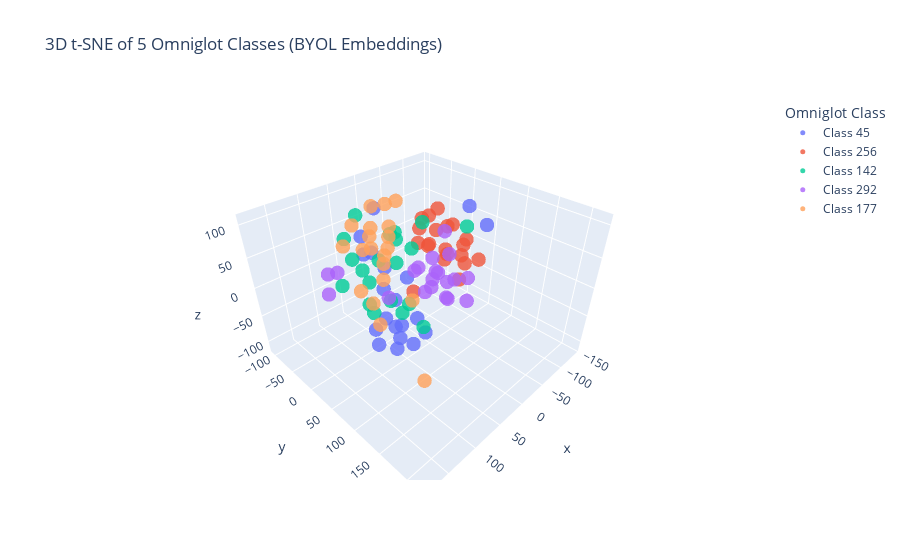

This figure's notebook cell:
### Code cell
import plotly.express as px
import pandas as pd

# Create a dataframe for easier plotting
df = pd.DataFrame({
    'x': X_3d[:, 0],
    'y': X_3d[:, 1],
    'z': X_3d[:, 2],
    'class': y
})

# Filter only selected class labels (5 classes)
df = df[df['class'].isin(selected_classes)]

# Map original class labels to consistent string labels
label_map = {label: f"Class {label}" for label in selected_classes}
df['class'] = df['class'].map(label_map)

# Create interactive 3D scatter plot
fig = px.scatter_3d(df, x='x', y='y', z='z',
                    color='class',
                    title="3D t-SNE of 5 Omniglot Classes (BYOL Embeddings)",
                    labels={"class": "Omniglot Class"},
                    opacity=0.8)

fig.update_traces(marker=dict(size=5))
fig.show()

### Figure 1 — Plotly figure (JSON) as saved in the notebook; plotly's stock layout.template omitted (floating-point values rounded to 4 significant figures)
{"data": [{"hovertemplate": "Omniglot Class=Class 45<br>x=%{x}<br>y=%{y}<br>z=%{z}<extra></extra>", "legendgroup": "Class 45", "marker": {"color": "#636efa", "opacity": 0.8, "size": 5, "symbol": "circle"}, "mode": "markers", "name": "Class 45", "scene": "scene", "showlegend": true, "type": "scatter3d", "x": [53.88, 20.19, 86.4, 32.86, 30.63, -9.936, -10.7, 31.85, 84.45, 16.43, 40.6, -96.32, 26.02, 45.05, 35.53, -101.9, 72.4, 55.41, 69.43, 71.35], "y": [-36.92, -79.83, 49.26, 72.46, 13.37, -66.21, -85.52, 34.49, 22.2, 38.21, -32.54, 71.22, -0.5303, 20.01, 49.19, 31.69, 30.59, 46.12, 50.29, 9.639], "z": [59.65, -2.006, -21.79, -65.25, -114.1, -34.6, 66.1, 13.25, -59.08, -67.44, 29.62, 62.9, -47.72, -78.26, -100.9, 78.2, 11.45, -53.9, -88.23, -104.9]}, {"hovertemplate": "Omniglot Class=Class 256<br>x=%{x}<br>y=%{y}<br>z=%{z}<extra></extra>", "legendgroup": "Class 256", "marker": {"color": "#EF553B", "opacity": 0.8, "size": 5, "symbol": "circle"}, "mode": "markers", "name": "Class 256", "scene": "scene", "showlegend": true, "type": "scatter3d", "x": [-86.93, -53.7, 2.959, -43.91, -100.1, -94.56, -115.2, -37.81, -60.63, -54.81, -100.7, -64.48, -90.04, -90.62, -30.14, -67.4, -85.8, -40.71, -73.26, -77.51], "y": [67.94, 41.49, 78.65, -17.62, -35.31, -5.035, 9.888, -26.79, 26.5, -9.409, 30.63, -42.27, 38.35, 27.99, 17.14, 52.41, 0.07369, 5.822, -41.94, -11.29], "z": [5.961, 68.18, 49.62, 44.03, 13.45, 33.71, -22.91, -77.26, 9.447, 12.01, 21.26, 0.2961, -15.21, -51.63, 35.42, 33.6, -3.558, 74.73, 42.25, 68.17]}, {"hovertemplate": "Omniglot Class=Class 142<br>x=%{x}<br>y=%{y}<br>z=%{z}<extra></extra>", "legendgroup": "Class 142", "marker": {"color": "#00cc96", "opacity": 0.8, "size": 5, "symbol": "circle"}, "mode": "markers", "name": "Class 142", "scene": "scene", "showlegend": true, "type": "scatter3d", "x": [37.29, 1.573, 53.98, 17.13, 20.63, 72.7, 2.576, 33.28, 56.92, 49.78, 20.16, 69.02, 63.4, 11.59, -1.392, 37.59, 24.22, 84.09, -140.5, 53.47], "y": [-47.43, 34.87, 22.4, -3.592, -41.42, -70.4, -33.39, -74.13, -75.5, 57.08, -1.042, -19.19, -6.981, -1.016, 33.96, 18.4, 36.81, 11.53, -2.215, -64.45], "z": [-32.23, 89.46, -22.73, 53.99, 3.591, -32.86, 45.67, 73.01, 41.99, -12.09, 16.83, 17.57, -56.25, -81.24, -97.83, 81.46, 58.35, -19.01, 17.35, 9.412]}, {"hovertemplate": "Omniglot Class=Class 292<br>x=%{x}<br>y=%{y}<br>z=%{z}<extra></extra>", "legendgroup": "Class 292", "marker": {"color": "#ab63fa", "opacity": 0.8, "size": 5, "symbol": "circle"}, "mode": "markers", "name": "Class 292", "scene": "scene", "showlegend": true, "type": "scatter3d", "x": [-20.25, -4.501, -66.61, -46.54, -13.02, 114.2, 111.7, -53.09, -65.8, -19.88, -36.18, 93.92, -19.06, -87.61, -28.87, -42.51, -49.47, 119.2, -45.1, -29.98], "y": [3.659, 78.32, 14.71, 82.13, 70.01, -14.08, -42.67, 14.95, -9.018, 32.45, -21.63, 66.81, 42.38, -30.95, 59.22, 84.55, 53.18, -35.22, 44.38, 8.637], "z": [-7.372, 9.212, 42.51, -44.16, -26.88, 36.67, 19.62, -27.09, -56.68, -30.04, -31.85, 26.41, 3.99, -33.6, 36.46, 0.8217, -20.14, -7.493, -59.17, -56.44]}, {"hovertemplate": "Omniglot Class=Class 177<br>x=%{x}<br>y=%{y}<br>z=%{z}<extra></extra>", "legendgroup": "Class 177", "marker": {"color": "#FFA15A", "opacity": 0.8, "size": 5, "symbol": "circle"}, "mode": "markers", "name": "Class 177", "scene": "scene", "showlegend": true, "type": "scatter3d", "x": [24.21, 180.4, 32.53, -0.1465, 8.179, 46.28, 79.27, -12.75, -22.43, 51.81, -11.49, 39.77, 33.72, 74.78, -37.15, -12.45, 15.11, 43.88, 72.16, 23.25], "y": [-98.85, 218.3, -36.4, -44.96, -10.9, -15.93, 0.1828, -102.2, -64.94, 8.414, -57.38, -9.216, -46.57, 39.25, -84.82, -99.84, -67.96, -99.83, -23.01, 35.34], "z": [44.14, 51.93, 99.7, 89.74, 108.2, -94.39, 63.72, -13.8, 37.53, 33.35, 5.676, -7.69, -75.17, 69.82, 5.753, 25.83, 33.09, 13.97, -19.3, -31.32]}], "layout": {"legend": {"title": {"text": "Omniglot Class"}, "tracegroupgap": 0}, "scene": {"domain": {"x": [0, 1], "y": [0, 1]}, "xaxis": {"title": {"text": "x"}}, "yaxis": {"title": {"text": "y"}}, "zaxis": {"title": {"text": "z"}}}, "title": {"text": "3D t-SNE of 5 Omniglot Classes (BYOL Embeddings)"}}}
